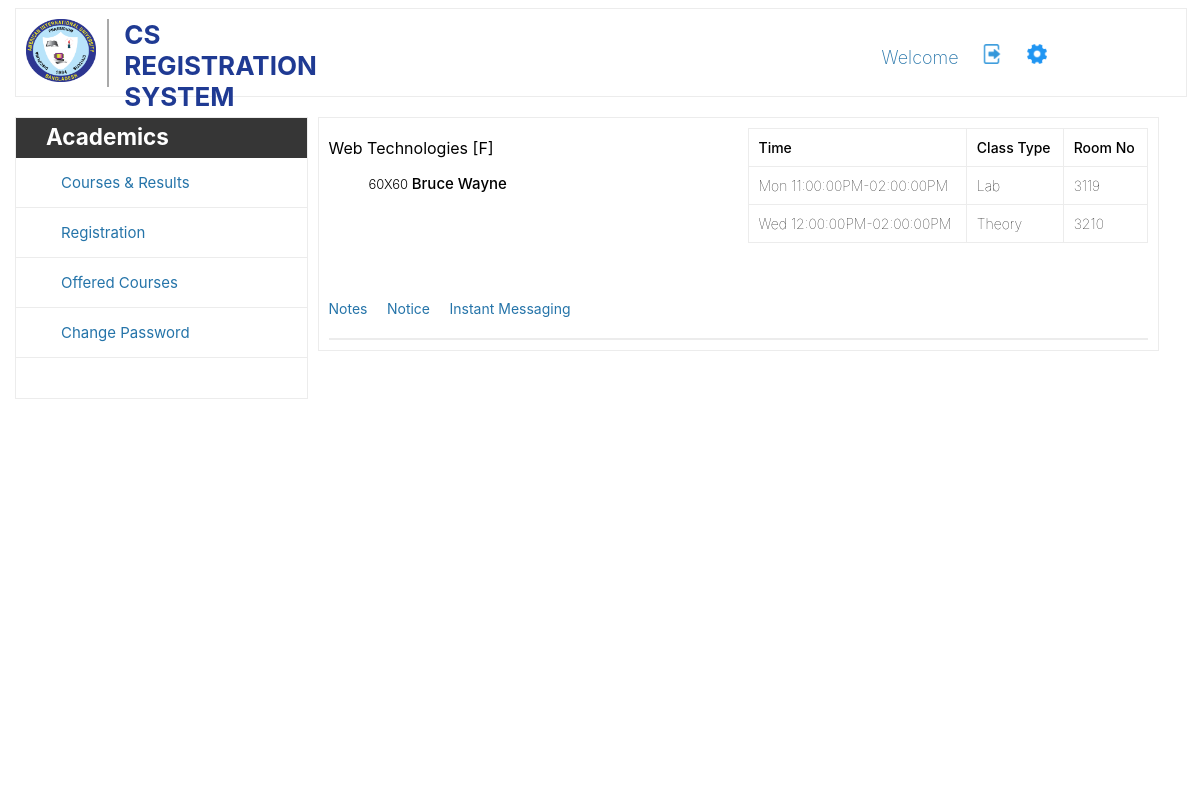
Page /app/controllers/course.php?course_schedule_id=1 (signed in) on the committed database.
### tables this page shows
CREATE TABLE `courses_schedules` (
  `id` int(11) NOT NULL,
  `day_one` varchar(20) NOT NULL,
  `day_one_schedule` varchar(20) NOT NULL,
  `day_two` varchar(20) NOT NULL,
  `day_two_schedule` varchar(20) NOT NULL,
  `course_id` varchar(20) NOT NULL,
  `section` varchar(2) NOT NULL
);

### app/controllers/course.php (called while the page is built, shortened)
<?php
require '../../data/student_data_access.php';
$data = getCoursesDetails($_SESSION['organizational_id'], $_SESSION['course_schedule_id']);
require '../views/course.view.php';

### data/data_access.php (called while the page is built, shortened)
<?php
$host="127.0.0.1";
$user="root";
$pass="";
$dbname="webtech_project";
$port=3306;
function executeSql($sql)
{
    global $host, $user, $pass, $dbname, $port;
    $conn = mysqli_connect($host, $user, $pass, $dbname, $port);
    $result = mysqli_query($conn, $sql);
    return $result;
}

### data/student_data_access.php (called while the page is built, shortened)
<?php
require 'data_access.php';
function getCoursesDetails($studentid, $courseScheduleId)
{
	$sql = "SELECT title, day_one, day_one_schedule, day_two, day_two_schedule, section, faculties.first_name, faculties.last_name, courses_schedules.id
			FROM courses, courses_schedules, students_courses, faculties_courses, faculties
			WHERE courses_schedules.id = '$courseScheduleId'
			AND faculties_courses.course_schedule_id = students_courses.course_schedule_id
			AND courses_schedules.course_id = courses.course_id
			AND students_courses.course_schedule_id = courses_schedules.id
			AND faculties_courses.course_schedule_id = courses_schedules.id
			AND faculties.organizational_id = faculties_courses.faculty_id
			AND students_courses.student_id = '$studentid' GROUP by id";
	return executeSql($sql);
}

### app/views/course.view.php (the view)
<?php include 'partials/header.php'; ?>
        <div class="container">
            <?php include 'partials/nav.php'; ?>
            <?php include 'partials/sidebar.php'; ?>
            <div class="main">
                <div class="wrap">
                    <div class="course-title">
                    <?php foreach($data as $value) : ?>
                        <h4><?= $value['title'] ." ". "[" .$value['section'] ."]"; ?></h4>
                        <blockquote>
                            <p>60X60 <strong><?= $value['first_name'] ." ". $value['last_name']; ?></strong></p>
                        </blockquote>
                    <?php endforeach; ?>
                    </div>
                    <div class="time-schedule">
                        <table width=100%;>
                            <tr>
                                <th>Time</th>
                                <th>Class Type</th>
                                <th>Room No</th>
                            </tr>
                            <?php foreach ($data as $value) : ?>
                            <tr>
                                <td><?= $value['day_one'] ." ". explode(' ', $value['day_one_schedule'])[0] . "PM". "-". explode(' ', $value['day_one_schedule'])[1] ."PM"; ?></td>
                                <td>Lab</td>
                                <td>3119</td>
                            </tr>
                            <tr>
                                <td><?= $value['day_two'] ." ". explode(' ', $value['day_two_schedule'])[0] . "PM". "-". explode(' ', $value['day_two_schedule'])[1] ."PM"; ?></td>
                                <td>Theory</td>
                                <td>3210</td>
                            </tr>
                            <?php endforeach; ?>
                        </table>
                    </div>
                    <div class="info-sec">
                        <ul>
                            <li><a href="notes.php">Notes</a></li>
                            <li><a href="notice.php">Notice</a></li>
                            <li><a href="instant-chat.php">Instant Messaging</a></li>
                        </ul>
                    </div>
                </div>
            </div>
        </div>
<?php include 'partials/footer.php'; ?>

### public/css/style.css (style rules this page uses)
body { font-family: -apple-system, BlinkMacSystemFont, "Segoe UI", "Roboto", "Oxygen", "Ubuntu", "Cantarell", "Fira Sans", "Droid Sans", "Helvetica Neue", sans-serif; text-shadow: 1px 1px 1px rgba(0,0,0,0.004); text-rendering: optimizeLegibility !important; -webkit-font-smoothing: antialiased !important; }
h1, h2, h3, h4, h5, h6 { -webkit-margin-before: 0; -webkit-margin-after: 0; -moz-margin-before: 0; -moz-margin-after: 0; margin-top: 0; }
a { color: #2574A9; text-decoration: none; }
ul { display: block; list-style-type: disc; -webkit-margin-before: 0; -webkit-margin-after: 0; -webkit-margin-start: 0px; -webkit-margin-end: 0px; -webkit-padding-start: 0px; -moz-margin-before: 0; -moz-margin-after: 0; -moz-margin-start: 0px; -webkit-margin-end: 0px; -moz-padding-start: 0px; }
ul li { list-style: none; }
table { border-collapse: collapse; font-size: 14px; width: inherit; }
table th, td { border: 1px solid #ececec; padding: 10px 10px; text-align: left; }
table th { font-weight: 500; }
table td { font-weight: 100; }
.container { width: 1170px; margin: auto; }
.main { width: 70%; float: left; margin-top: 20px; border: 1px solid #ececec; padding: 10px; }
.main:after { clear: both; height: 0; width: 100%; content: ''; display: block; }
.course-title { width: 300px; height: 150px; float: left; padding-top: 10px; }
.course-title p { font-weight: 300; font-size: 13px; }
.course-title h4 { font-weight: 400; }
.course-title blockquote strong { font-weight: 500; font-size: 15px; }
.time-schedule { width: 400px; height: 150px; float: right; }
.info-sec { width: 100%; height: 40px; margin-top: 10px; float: left; clear: both; border-bottom: 2px solid #ececec; }
.info-sec ul li { display: inline; padding-right: 15px; font-size: 14px; }
html { overflow: scroll; overflow-x: hidden; }

### rows in the picture
courses_schedules: title "Web Technologies", section "F", first_name "Bruce", last_name "Wayne", day_one "Mon", day_one_schedule "11:00:00", day_one_schedule "02:00:00", day_two "Wed", day_two_schedule "12:00:00", day_two_schedule "02:00:00"
